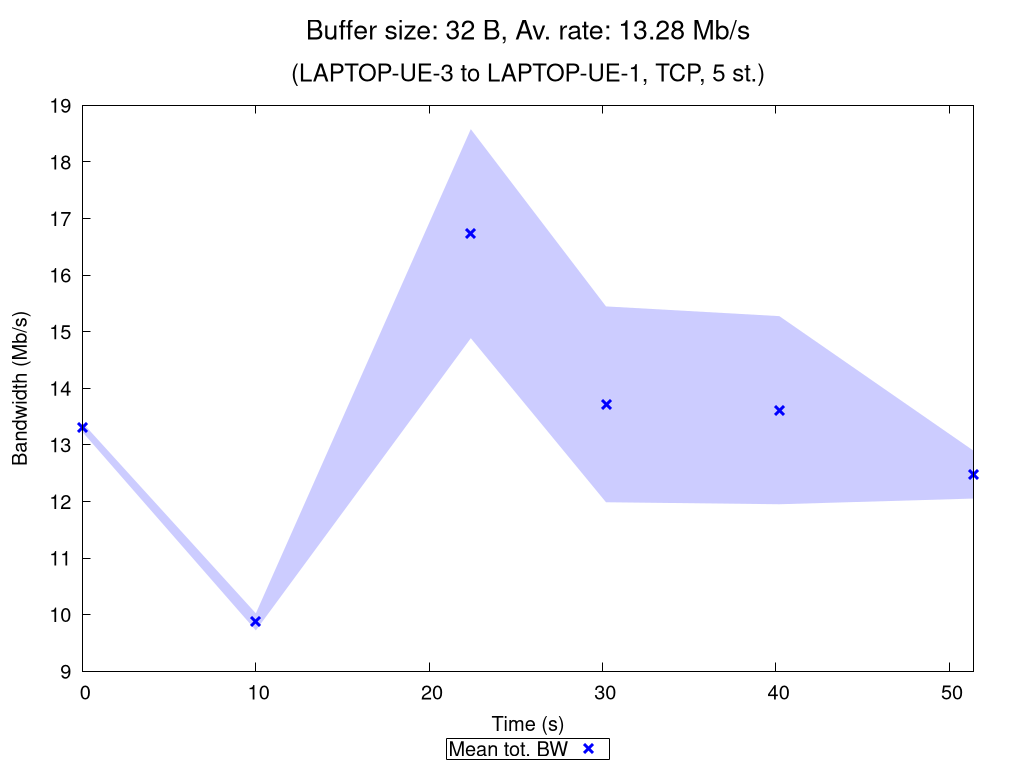

Generate this figure with gnuplot:
set terminal pngcairo nocrop enhanced size 1024,768 font "Verdana,15"
set output "TCP_5_st_2020_10_06_16-04-51_two2one_00032B.png"

set title "{/=20 Buffer size: 32 B, Av. rate: 13.28 Mb/s}\n\n{/=18 (LAPTOP-UE-3 to LAPTOP-UE-1, TCP, 5 st.)}"

set xlabel "Time (s)"
set ylabel "Bandwidth (Mb/s)"
set ytics nomirror
set key bmargin center horizontal box samplen 1 width -1
set bmargin 4.6
set rmargin 4.5

rf = 1000000.0  # rate factor
set style fill transparent solid 0.2 noborder
set autoscale xfix
plot "TCP_5_st_2020_10_06_16-04-51_two2one_00032B_iperf_processed.dat" using 1:($2/rf-$3/rf):($2/rf+$3/rf) with filledcurves lc rgb "blue" notitle, \
     "" using 1:($2/rf) with points pt 2 ps 1.5 lw 3 lc rgb "blue" title "Mean tot. BW", \
